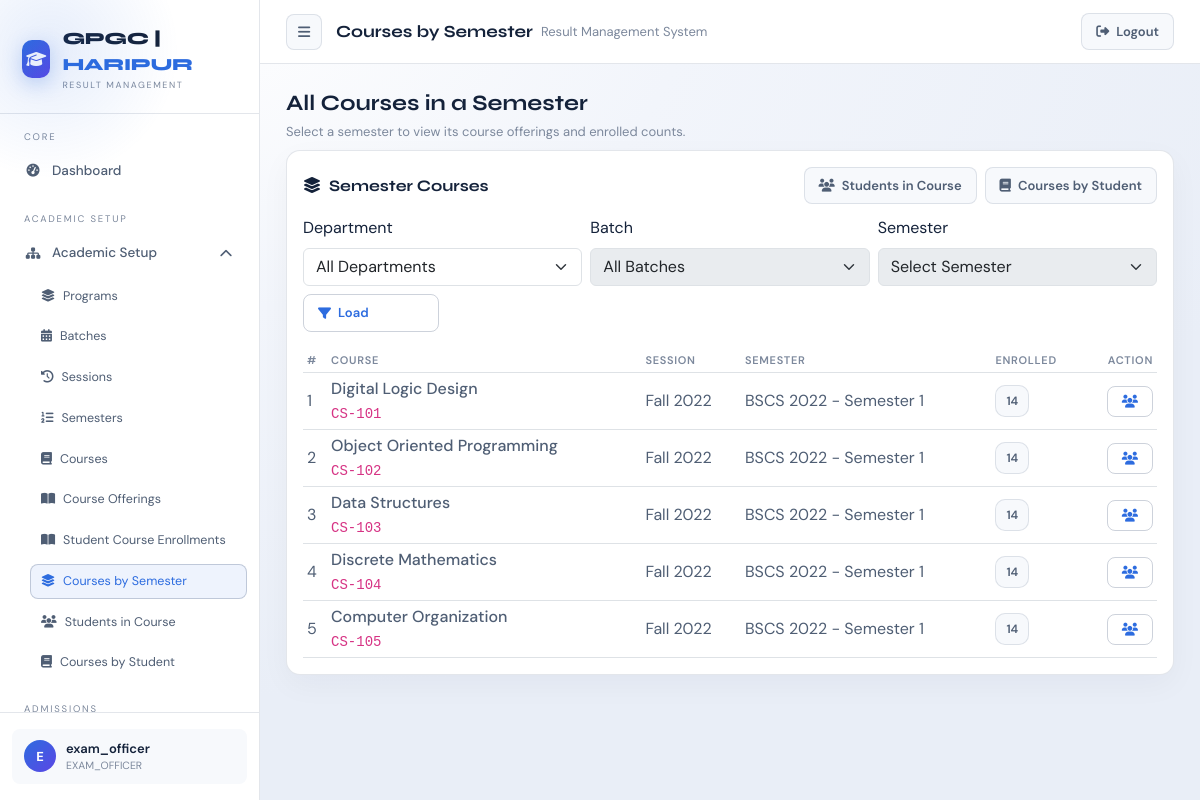
The page /enrollments/semester-courses/ (signed in) on the database its author committed.
### accounts/models.py (models this page shows, shortened)
class User(AbstractUser):
    department = models.ForeignKey(
        "academics.Department",
        on_delete=models.SET_NULL,
        null=True,
        blank=True,
        related_name="users"
    )
    is_locked = models.BooleanField(default=False)
    def in_group(self, name):
        return self.groups.filter(name=name).exists()
    def is_exam_officer(self):
        return self.in_group("EXAM_OFFICER")
    def is_dept_controller(self):
        return self.in_group("DEPT_CONTROLLER") or self.in_group("INTERNAL_EXAM_CONTROLLER")
    def is_student(self):
        return self.in_group("STUDENT")
    def is_department_scoped(self):
        return self.is_dept_controller()

### courses/models.py (models this page shows, shortened)
class CourseOffering(models.Model):
    class Meta:
        unique_together = ("course", "semester", "session")
        indexes = [
            models.Index(fields=["semester"]),
            models.Index(fields=["session"]),
        ]
    course = models.ForeignKey(
        Course,
        on_delete=models.CASCADE,
        related_name="offerings"
    )
    semester = models.ForeignKey(
        "academics.Semester",
        on_delete=models.CASCADE,
        related_name="course_offerings"
    )
    session = models.ForeignKey(
        "academics.Session",
        on_delete=models.CASCADE,
        related_name="course_offerings"
    )
    instructor_name = models.CharField(max_length=200)

class Course(models.Model):
    COURSE_TYPE_CHOICES = [
        ("Core", "Core"),
        ("Elective", "Elective"),
    ]
    STATUS_CHOICES = [
        ("ACTIVE", "Active"),
        ("INACTIVE", "Inactive"),
    ]
    department = models.ForeignKey(
        "academics.Department",
        on_delete=models.CASCADE,
        related_name="courses"
    )
    course_code = models.CharField(max_length=20)
    course_title = models.CharField(max_length=255)
    credit_hours = models.IntegerField()
    course_type = models.CharField(max_length=20, choices=COURSE_TYPE_CHOICES)  # Core, Elective, etc.
    status = models.CharField(max_length=20, choices=STATUS_CHOICES, default="ACTIVE")

### academics/models.py (models this page shows, shortened)
class Session(models.Model):
    name = models.CharField(max_length=100)  # Fall 2024
    start_date = models.DateField()
    end_date = models.DateField()
    is_active = models.BooleanField(default=True)
    departments = models.ManyToManyField(
        Department,
        related_name="sessions",
        blank=True,
    )
    batches = models.ManyToManyField(
        Batch,
        related_name="sessions",
        blank=True,
    )

class Semester(models.Model):
    batch = models.ForeignKey(
        Batch,
        on_delete=models.CASCADE,
        related_name="semesters"
    )
    semester_number = models.IntegerField()
    semester_year = models.IntegerField() # as 1st year, 2nd year, etc.
    def __str__(self):
        return f"{self.batch} - Semester {self.semester_number}"

class Batch(models.Model):
    department = models.ForeignKey(
        Department,
        on_delete=models.CASCADE,
        related_name="batches"
    )
    title = models.CharField(max_length=100)  # e.g. "Batch 2024"
    name = models.CharField(max_length=100)  # e.g. "Computer Science Batch 2024"
    start_date = models.DateField()
    program = models.CharField(max_length=100)
    status = models.CharField(max_length=20, default="ACTIVE")
    def __str__(self):
        return f"{self.program} {self.start_date.year}"

### enrollments/views.py (the view)
# urls.py: path("semester-courses/", views.semester_courses_view, name="semester_courses"),
@login_required(login_url="accounts:login_page")
@never_cache
def semester_courses_view(request):
    deny = _require_enrollments_read(request)
    if deny:
        return deny
    department_id = request.GET.get("department_id", "")
    batch_id = request.GET.get("batch_id", "")
    semester_id = request.GET.get("semester_id", "")
    if request.user.is_department_scoped() and request.user.department_id:
        if not department_id:
            department_id = str(request.user.department_id)
    batches = Batch.objects.all()
    semesters = Semester.objects.select_related("batch").all()
    batches = _dept_restrict(request, batches, "department_id")
    semesters = _dept_restrict(request, semesters, "batch__department_id")
    if department_id:
        batches = batches.filter(department_id=department_id)
        semesters = semesters.filter(batch__department_id=department_id)
    if batch_id:
        semesters = semesters.filter(batch_id=batch_id)
    offerings = CourseOffering.objects.select_related(
        "course",
        "semester",
        "session",
        "course__department",
        "semester__batch",
    ).order_by("course__course_code")
    offerings = _dept_restrict(request, offerings, "course__department_id")
    if department_id:
        offerings = offerings.filter(course__department_id=department_id)
    if batch_id:
        offerings = offerings.filter(semester__batch_id=batch_id)
    if semester_id:
        offerings = offerings.filter(semester_id=semester_id)
    rows = []
    for o in offerings:
        rows.append({
            "offering": o,
            "students_count": o.enrollments.count(),
        })
    return render(request, "enrollments/semester_courses.html", {
        "departments": _dept_restrict(request, Department.objects.filter(is_active=True).order_by("name"), "id"),
        "batches": batches.order_by("start_date"),
        "semesters": semesters.order_by("semester_number"),
        "department_id": department_id,
        "batch_id": batch_id,
        "semester_id": semester_id,
        "rows": rows,
    })

### templates/enrollments/semester_courses.html (shortened to what this page needs)
{% extends "dashboard/layout.html" %}
{% block topbar_display %}Courses by Semester{% endblock %}
{% block dashboard_content %}
<div class="rms-page-head">
    <h2>All Courses in a Semester</h2>
    <p>Select a semester to view its course offerings and enrolled counts.</p>
</div>
<div class="rms-card">
    <div class="section-head">
        <h3><i class="fas fa-layer-group me-2"></i>Semester Courses</h3>
        <div class="d-flex gap-2">
            <a class="btn btn-ghost btn-sm" href="{% url 'enrollments:course_students' %}">
                <i class="fas fa-users"></i> Students in Course
            </a>
            <a class="btn btn-ghost btn-sm" href="{% url 'enrollments:student_courses' %}">
                <i class="fas fa-book"></i> Courses by Student
            </a>
        </div>
    </div>
    <form method="get" class="row g-2 align-items-end mb-3" data-chain-group="semester-courses" data-auto-submit>
        <div class="col-lg-4">
            <label class="form-label">Department</label>
            {% if request.user.is_exam_officer %}
            <select class="form-select" name="department_id" data-chain="department">
                <option value="">All Departments</option>
            </select>
            {% endif %}
        </div>
        <div class="col-lg-4">
            <label class="form-label">Batch</label>
            <select class="form-select" name="batch_id" data-chain="batch" data-chain-parent="department"
                data-ajax-url="{% url 'enrollments:ajax_batches' %}" data-ajax-param="department_id">
                <option value="">All Batches</option>
            </select>
        </div>
        <div class="col-lg-4">
            <label class="form-label">Semester</label>
            <select class="form-select" name="semester_id" data-chain="semester" data-chain-parent="batch"
                data-ajax-url="{% url 'enrollments:ajax_semesters' %}" data-ajax-param="batch_id">
                <option value="">Select Semester</option>
            </select>
        </div>
        <div class="col-lg-2 d-grid">
            <button class="btn btn-outline-primary">
                <i class="fas fa-filter"></i> Load
            </button>
        </div>
    </form>
    <div class="rms-table-wrap">
        <table class="table table-sm align-middle rms-table mb-0">
            <thead>
                <tr>
                    <th>#</th>
                    <th>Course</th>
                    <th>Session</th>
                    <th>Semester</th>
                    <th>Enrolled</th>
                    <th class="text-end">Action</th>
                </tr>
            </thead>
            <tbody>
                {% for row in rows %}
                <tr>
                    <td>{{ forloop.counter }}</td>
                    <td>
                        <div class="fw-500">{{ row.offering.course.course_title }}</div>
                        <div class="rms-muted"><code>{{ row.offering.course.course_code }}</code></div>
                    </td>
                    <td>{{ row.offering.session.name }}</td>
                    <td>{{ row.offering.semester }}</td>
                    <td><span class="badge-soft">{{ row.students_count }}</span></td>
                    <td class="text-end">
                        <a class="btn btn-sm btn-outline-primary"
                            href="{% url 'enrollments:course_students' %}?offering_id={{ row.offering.id }}">
                            <i class="fas fa-users"></i>
                        </a>
                    </td>
                </tr>
                {% endfor %}
            </tbody>
        </table>
    </div>
</div>
{% endblock %}

### templates/dashboard/layout.html (shortened to what this page needs)
{% extends "base.html" %}
{% load permissions_tags %}
{% block content %}
{% with path=request.path %}
<div class="app-shell" id="appShell">
    <aside class="sidebar">
        <div class="logo-area">
            <div class="logo-icon"><i class="fas fa-graduation-cap"></i></div>
            <div>
                <div class="logo-text">GPGC | <span>HARIPUR</span></div>
                <div class="logo-sub">Result Management</div>
            </div>
        </div>
        <div class="sidebar-nav">
        <div class="nav-section">
            <div class="nav-label">Core</div>
            <a class="nav-item{% if '/accounts/dashboard/' in path %} active{% endif %}"
                href="{% url 'accounts:dashboard' %}">
                <i class="fas fa-gauge-high"></i> Dashboard
            </a>
        </div>
        {% can request.user "BATCHES" "read" as can_batches %}
        {% can request.user "SESSIONS" "read" as can_sessions %}
        {% can request.user "SEMESTERS" "read" as can_semesters %}
        {% can request.user "COURSES" "read" as can_courses %}
        {% can request.user "COURSE_OFFERINGS" "read" as can_offerings %}
        {% can request.user "ENROLLMENTS" "read" as can_enrollments %}
        {% if can_batches or can_sessions or can_semesters or can_courses or can_offerings or can_enrollments %}
        <div class="nav-section">
            <div class="nav-label">Academic Setup</div>
            <div class="nav-group open">
                <div class="nav-item nav-toggle" data-toggle="academic-setup-menu">
                    <span style="display:flex;align-items:center;gap:10px;">
                        <i class="fas fa-sitemap"></i> Academic Setup
                    </span>
                    <i class="fas fa-chevron-down nav-caret"></i>
                </div>
                <div class="nav-submenu" id="academic-setup-menu">
                    {% if request.user.is_exam_officer %}
                    <a class="nav-subitem{% if '/academics/departments/' in path %} active{% endif %}"
                        href="{% url 'academics:departments' %}">
                        <i class="fas fa-layer-group"></i> Programs
                    </a>
                    {% endif %}
                    <a class="nav-subitem{% if '/academics/batches/' in path %} active{% endif %}"
                        href="{% url 'academics:batches' %}">
                        <i class="fas fa-calendar-days"></i> Batches
                    </a>
                    <a class="nav-subitem{% if '/academics/sessions/' in path %} active{% endif %}"
                        href="{% url 'academics:sessions' %}">
                        <i class="fas fa-clock-rotate-left"></i> Sessions
                    </a>
                    <a class="nav-subitem{% if '/academics/semesters/' in path %} active{% endif %}"
                        href="{% url 'academics:semesters' %}">
                        <i class="fas fa-list-ol"></i> Semesters
                    </a>
                    <a class="nav-subitem{% if '/courses/courses/' in path %} active{% endif %}"
                        href="{% url 'courses:courses' %}">
                        <i class="fas fa-book"></i> Courses
                    </a>
                    <a class="nav-subitem{% if '/courses/offerings/' in path %} active{% endif %}"
                        href="{% url 'courses:course_offerings' %}">
                        <i class="fas fa-book-open"></i> Course Offerings
                    </a>
                    <a class="nav-subitem{% if '/enrollments/enrollments/' in path %} active{% endif %}"
                        href="{% url 'enrollments:enrollments' %}">
                        <i class="fas fa-book-open"></i> Student Course Enrollments
                    </a>
                    <a class="nav-subitem{% if '/enrollments/semester-courses/' in path %} active{% endif %}"
                        href="{% url 'enrollments:semester_courses' %}">
                        <i class="fas fa-layer-group"></i> Courses by Semester
                    </a>
                    <a class="nav-subitem{% if '/enrollments/course-students/' in path %} active{% endif %}"
                        href="{% url 'enrollments:course_students' %}">
                        <i class="fas fa-users"></i> Students in Course
                    </a>
                    <a class="nav-subitem{% if '/enrollments/student-courses/' in path %} active{% endif %}"
                        href="{% url 'enrollments:student_courses' %}">
                        <i class="fas fa-book"></i> Courses by Student
                    </a>
                </div>
            </div>
        </div>
        {% endif %}
        {% can request.user "STUDENTS" "read" as can_students %}
        {% if can_students %}
        <div class="nav-section">
            <div class="nav-label">Admissions</div>
        </div>
        {% endif %}
        {% can request.user "EXAMS" "read" as can_exams %}
        {% can request.user "RESULTS" "read" as can_results %}
        </div>
        <div class="sidebar-footer">
            <div class="user-card">
                <div class="user-avatar">{{ request.user.username|first|upper }}</div>
                <div style="flex:1;overflow:hidden;">
                    <div class="user-name">{{ request.user.username }}</div>
                    <div class="user-role">
                        {% for g in request.user.groups.all %}
                        {{ g.name }}{% if not forloop.last %}, {% endif %}
                        {% empty %}
                        —
                        {% endfor %}
                    </div>
                </div>
            </div>
        </div>
    </aside>
    <div class="main">
        <div class="topbar">
            <button class="top-btn" type="button" id="sidebarToggle" aria-label="Toggle sidebar">
                <i class="fas fa-bars"></i>
            </button>
            <div class="topbar-title">
                {% block topbar_display %}{% endblock %}
                <span>Result Management System</span>
            </div>
            <div class="topbar-actions">
                <a class="btn btn-ghost" href="{% url 'accounts:logout' %}">
                    <i class="fas fa-right-from-bracket"></i> Logout
                </a>
            </div>
        </div>
        <div class="content">
            {% block dashboard_content %}{% endblock %}
        </div>
    </div>
</div>
{% endwith %}
{% endblock %}

### rows shown on the page
User: user.username|first "E", user.username "exam_officer"
CourseOffering: offering.course.course_title "Digital Logic Design", offering.course.course_code "CS-101", offering.session.name "Fall 2022", offering.semester "BSCS 2022 - Semester 1", students_count "14"
CourseOffering: offering.course.course_title "Object Oriented Programming", offering.course.course_code "CS-102", offering.session.name "Fall 2022", offering.semester "BSCS 2022 - Semester 1", students_count "14"
CourseOffering: offering.course.course_title "Data Structures", offering.course.course_code "CS-103", offering.session.name "Fall 2022", offering.semester "BSCS 2022 - Semester 1", students_count "14"
CourseOffering: offering.course.course_title "Discrete Mathematics", offering.course.course_code "CS-104", offering.session.name "Fall 2022", offering.semester "BSCS 2022 - Semester 1", students_count "14"
CourseOffering: offering.course.course_title "Computer Organization", offering.course.course_code "CS-105", offering.session.name "Fall 2022", offering.semester "BSCS 2022 - Semester 1", students_count "14"

### other values the page prints
{{ g.name }} "EXAM_OFFICER"
